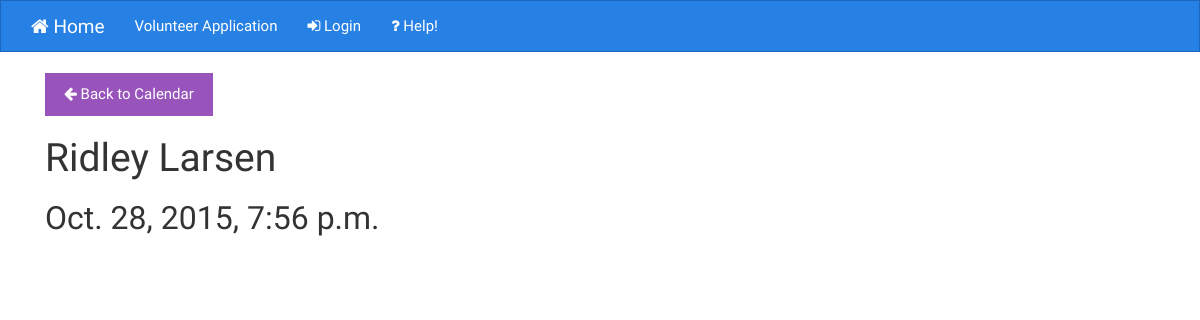
Page /event/11/ on the earlier database version.
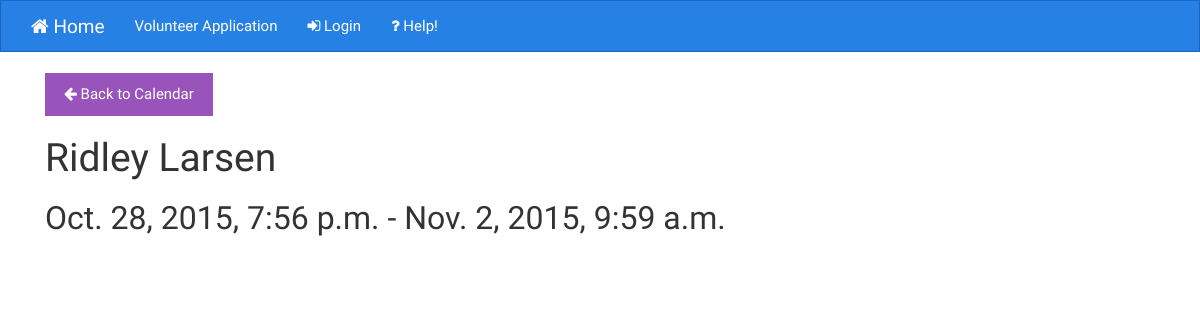
Same page on the later database version.
### project7/timeclock/models.py (models this page shows, shortened)
class Event(models.Model):
    user = models.ForeignKey(User, blank=True, null=True)
    time_in = models.DateTimeField()
    time_out = models.DateTimeField(blank=True, null=True)
    notes = models.TextField(blank=True, null=True)

### project7/timeclock/views.py (the view)
# urls.py: url(r'^event/(?P<pk>\d+)/$', EventDetailView.as_view(), name="event_detail"),
class EventDetailView(DetailView):
    model = Event
    template_name = 'event/detail.html'
    def get_context_data(self, **kwargs):
        context = super(EventDetailView, self).get_context_data(**kwargs)
        try:
            context['volunteer'] = Volunteer.objects.get(user=self.get_object().user)
        except:
            if self.request.user.is_staff:
                messages.error(self.request, 'You do not have volunteer information associated with your account. Please see the volunteer coordinator for assistance.')
        return context

### project7/timeclock/context_processors.py (called while the page is built, shortened)
def clocked_in(request):
    clocked_in = False
    event = None
    notes_form = None
    return {
        'clocked_in': clocked_in,
        'event': event,
        'notes_form': notes_form,
    }

### project7/timeclock/templates/event/detail.html (shortened to what this page needs)
{% extends 'base.html' %}
{% block content %}
<div class="col-xs-10">
  <p>
    <a href="{% url 'event_calendar' %}" class="btn btn-info"><i class="fa fa-arrow-left"></i> Back to Calendar</a>
  </p>
  <h1>{{ volunteer.name }}</h1>
  {% if object.time_in.date == object.time_out.date %}
    <h2>{{ object.time_in.date }}: {{ object.time_in.time }} - {{ object.time_out.time }}</h2>
  {% else %}
    <h2>{{ object.time_in }}{% if object.time_out %} - {{ object.time_out }}{% endif %}</h2>
  {% endif %}
</div>
{% endblock content %}

Differences in the rows shown:
changed Event: time_out (not shown) → "Nov. 2, 2015, 9:59 a.m."
